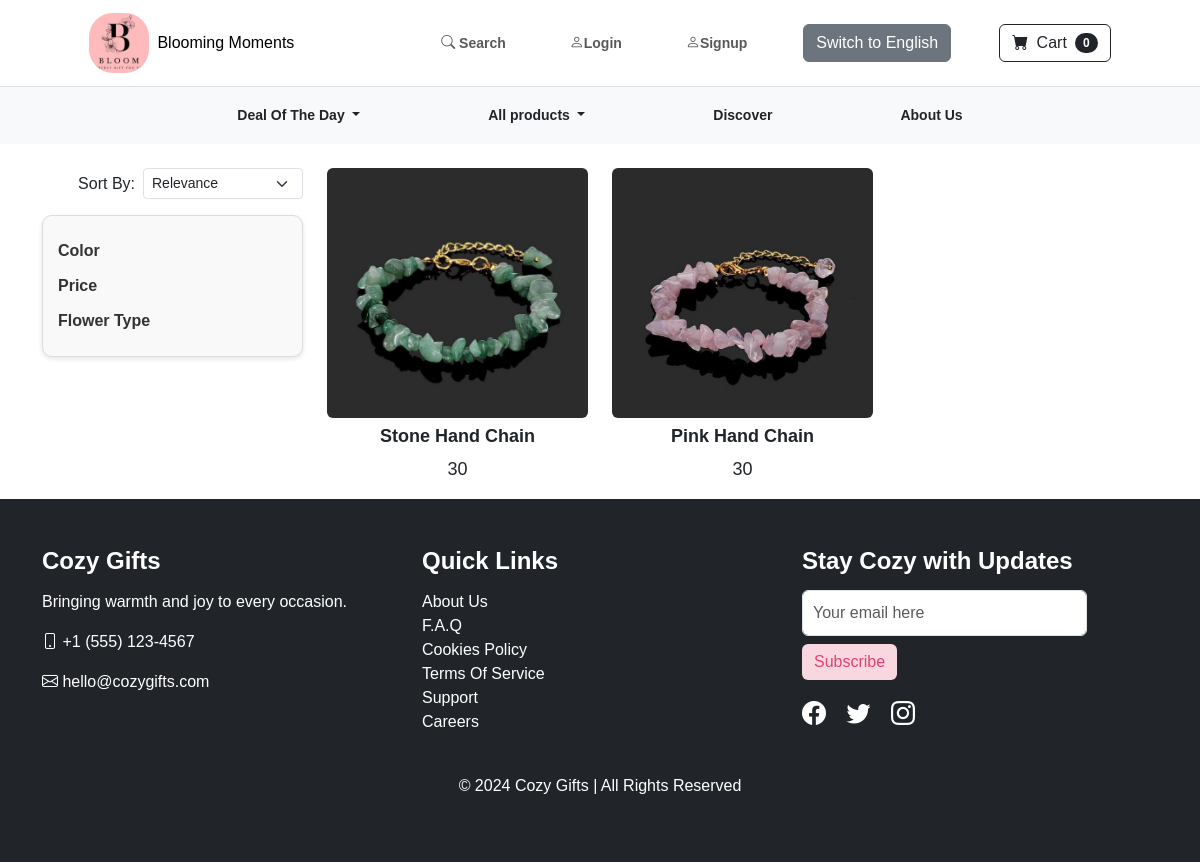
Page /category/accessory on the committed database.
### store/models.py (models this page shows, shortened)
class Product(models.Model):
  name = models.CharField(max_length=100)
  price = models.PositiveIntegerField(default=0)
  category = models.ForeignKey(Category,on_delete = models.CASCADE,null=True, blank=True)
  color = models.ForeignKey(Color,null=True, blank=True,on_delete=models.CASCADE)
  description = models.CharField(max_length=250,default='',blank=True,null = True)
  image = models.ImageField(upload_to = 'uploads/product/')
  is_sale = models.BooleanField(default =False)
  sale_price = models.DecimalField(default=0,decimal_places=2,max_digits=6)

### store/views.py (the view)
# urls.py: path('category/<str:foo>',views.category,name="category"),
def category(request,foo):
  foo = foo.replace('-',' ')
  try:
    language = request.session.get('language', 'eng')  # Default to English
    template_name = 'category_eng.html' if language == 'eng' else 'category_mm.html'
    category = Category.objects.get(name = foo)
    products = Product.objects.filter(category=category)
    return render(request, template_name,{'products':products,'category':category})
  except:
    return redirect('home')

### cart/cart.py (called while the page is built)
  def __len__(self):
    return len(self.cart)

### cart/context_processors.py (called while the page is built)
def cart(request):
  return {'cart':Cart(request)}

### store/templates/category_eng.html (shortened to what this page needs)
{% extends 'base.html' %}
{% load static %}
{% block styles %}
<link rel="stylesheet" href="{% static 'css/product.css' %}">
{% endblock %}
{% block content %}
<div class="container mt-4">
    <div class="row">
        <div class="col-md-3 d-none d-md-block">
            <div class="sort-by-container d-md-flex justify-content-end align-items-center mb-3">
                <label for="sortBy" class="me-2">Sort By:</label>
                <select id="sortBy" class="form-select form-select-sm w-auto">
                    <option value="relevance">Relevance</option>
                </select>
            </div>
            <div class="filters-container">
                <div class="filter-section">
                    <h4 onclick="toggleFilter('colorContent', this)">Color</h4>
                </div>
                <div class="filter-section mt-3">
                    <h4 onclick="toggleFilter('priceContent', this)">Price</h4>
                </div>
                <div class="filter-section mt-3">
                    <h4 onclick="toggleFilter('flowerTypeContent', this)">Flower Type</h4>
                </div>
            </div>
        </div>
        <div class="col-md-9">
            <div class="row g-4">
                {% for product in products %}
                <div class="col-6 col-md-4">
                    <div class="collection">
                        <a href="{% url 'product_detail' product.id %}" class="btn">
                            <img src="{{ product.image.url }}" alt="{{ product.name }}">
                        </a>
                        <h3 class="mt-2">{{ product.name }}</h3>
                        <p>{{product.price}}</p>
                    </div>
                </div>
                {% endfor %}
            </div>
        </div>
    </div>
</div>
{% endblock %}

### static/css/styles.css (style rules this page uses)
body { font-family: 'Lora', serif; background-color: whitesmoke; margin: 0; padding: 0; }
h1, h2, h3 { font-weight: 700; }
a { text-decoration: none; }
.container { max-width: 1140px; }
img { max-width: 100%; height: auto; }

### static/css/product.css (style rules this page uses)
body { font-family: Arial, sans-serif; background-color: #ffffff; }
.filters-container { width: 100%; background: #f9f9f9; padding: 15px; border: 1px solid #ddd; border-radius: 10px; box-shadow: 0 2px 5px rgba(0, 0, 0, 0.1); }
.filters-container h4 { font-size: 16px; font-weight: bold; margin: 10px 0; cursor: pointer; color: #333; }
.collection img { width: 100%; height: 250px; object-fit: cover; transition: transform 0.3s ease; }
.collection h3, .collection p { text-align: center; font-size: 18px; }
.collection a.btn { padding: 0; border: none; background-color: transparent; display: block; overflow: hidden; }
@media (min-width: 769px) { .filters-container { position: sticky; top: 20px; } }

### rows in the picture
Product: image (picture), name "Stone Hand Chain", price "30"
Product: image (picture), name "Pink Hand Chain", price "30"

### other values in the picture
{{ cart|length }} "0"
